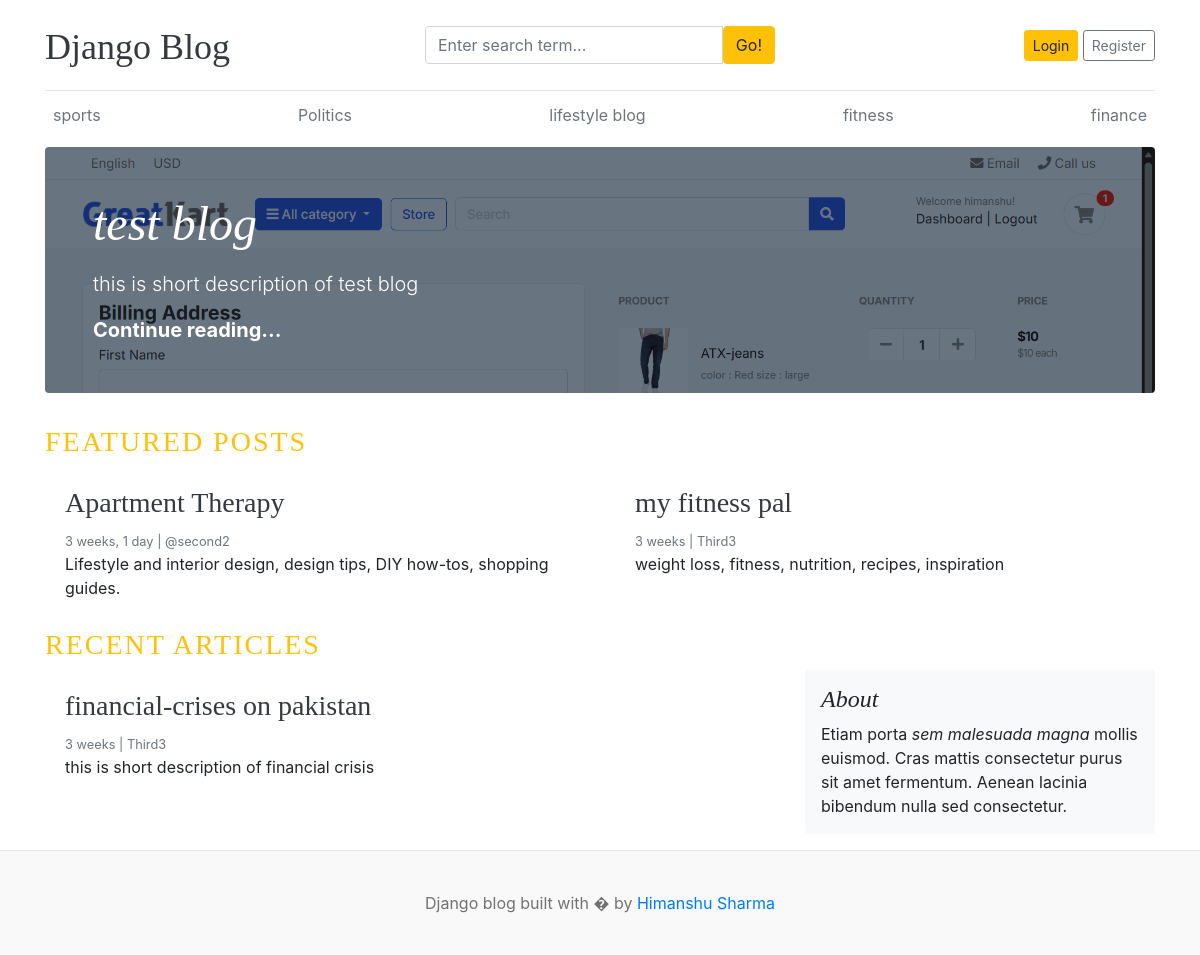
The app's page /, older data.
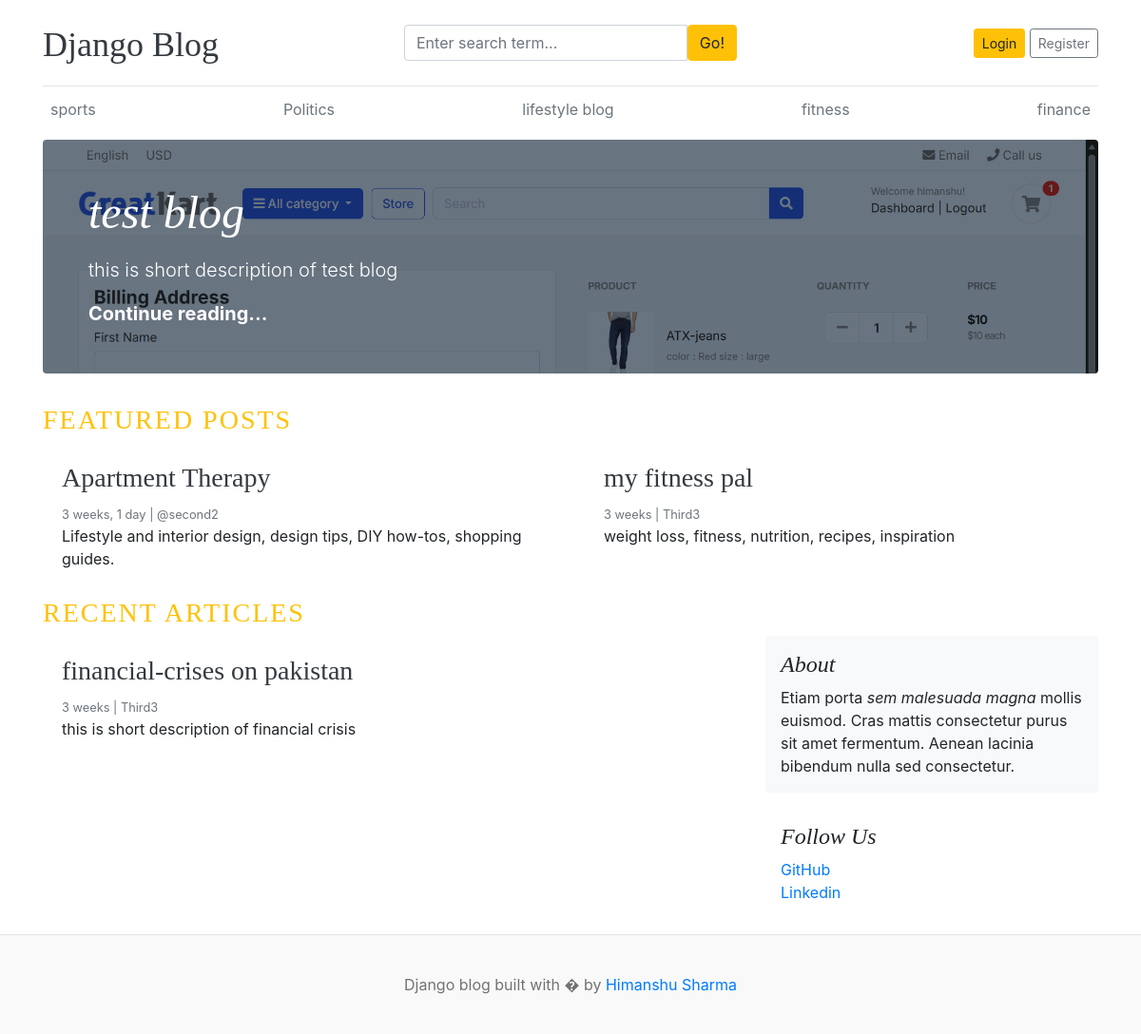
The same page, newer data.
### blogs/models.py (models this page shows, shortened)
class Category(models.Model):
    category_name = models.CharField(max_length=50, unique=True)
    created_at = models.DateTimeField(auto_now_add=True)
    updated_at = models.DateTimeField(auto_now=True)
    class Meta:
        verbose_name_plural = 'categories'

class Blog(models.Model):
    title = models.CharField(max_length=100)
    slug = AutoSlugField(populate_from='title', unique=True, max_length=150)
    category = models.ForeignKey(Category, on_delete=models.CASCADE)
    author = models.ForeignKey(User, on_delete=models.CASCADE)
    featured_image = models.ImageField(upload_to='uploads/%Y/%m/%d')
    short_description = models.TextField(max_length=500)
    blog_body = models.TextField(max_length=2000)
    status = models.CharField(choices=STATUS_CHOICES, default = 'Draft')
    is_featured = models.BooleanField(default = False)
    created_at = models.DateTimeField(auto_now_add=True)
    updated_at = models.DateTimeField(auto_now=True)

### about/models.py (models this page shows, shortened)
class SocialLink(models.Model):
    platform = models.CharField(max_length=25)
    link = models.URLField(max_length=100)
    created_at = models.DateTimeField(auto_now_add=True)
    update_at = models.DateTimeField(auto_now=True)

### blog_main/views.py (the view)
# urls.py: 2. Add a URL to urlpatterns:  path('', views.home, name='home')
def home(request):
    featured_post = Blog.objects.filter(is_featured=True).order_by('-updated_at')
    posts = Blog.objects.filter(is_featured=False, status = 'Published')
    context = {
        'featured_post':featured_post,
        'posts':posts,
    }
    return render(request, 'home.html', context)

### blogs/context_processors.py (called while the page is built)
def get_categories(request):
    categories = Category.objects.all()
    return dict(categories=categories)

def get_social_link(request):
    social_link = SocialLink.objects.all()
    return dict(social_link = social_link )

### templates/home.html
{% extends 'base.html'%}
{% block content %}
{% for featured in featured_post %}
  {% if forloop.first %}
  <div class="jumbotron p-3 p-md-5 text-white rounded bg-dark" style="background-image: url({{featured.featured_image.url}});background-blend-mode: overlay;background-size:cover;">
      <div class="col-md-8 px-0">
        <h1 class="display-4 font-italic">{{featured.title}}</h1>
        <p class="lead my-3">{{featured.short_description}}</p>
        {% if featured.slug %}
        <p class="lead mb-0"><a href="{% url 'blogs' featured.slug %}" class="text-white font-weight-bold">Continue reading...</a></p>
        {% else %}
        <p class="lead mb-0"><a href="#" class="text-white font-weight-bold">Continue reading...</a></p>
        {% endif %}
      </div>
    </div>
  {% endif %}
{% endfor %}
<h3 class='text-uppercase text-warning' style='letter-spacing: 2px;'>Featured Posts</h3>
  <div class="row mb-2">
    {% for post in featured_post %}
    {% if not forloop.first%}
    <div class="col-md-6">
      <div class="card border-0" >
        <div class="card-body">
          {% if post.slug %}
          <h3><a href="{% url 'blogs' post.slug %}" class='text-dark'>{{post.title}}</a></h3>
          {% else %}
          <h3>{{post.title}}</h3>
          {% endif %}
          <small class="mb-1 text-muted">{{post.created_at | timesince}} | {{post.author}}</small>
          <p class="card-text">{{post.short_description | truncatewords:10}}</p>
        </div>
      </div>
    </div>
    {% endif %}
    {% endfor %}
  </div>
  <h3 class='text-uppercase text-warning' style='letter-spacing: 2px;'>Recent Articles</h3>
  <main role="main" class="container p-0">
    <div class="row">
      <div class="col-md-8 blog-main">
        {% for post in posts%}
          <div class="card border-0" >
            <div class="card-body">
                  {% if post.slug %}
                  <h3><a href="{% url 'blogs' post.slug %}" class='text-dark'>{{post.title}}</a></h3>
                  {% else %}
                  <h3>{{post.title}}</h3>
                  {% endif %}
              <small class="mb-1 text-muted">{{post.created_at | timesince}} | {{post.author}}</small>
              <p class="card-text">{{post.short_description}}</p>
            </div>
          </div>
        {% endfor%}
      </div>
      <aside class="col-md-4 blog-sidebar">
        <div class="p-3 mb-3 bg-light rounded">
          <h4 class="font-italic">About</h4>
          <p class="mb-0">Etiam porta <em>sem malesuada magna</em> mollis euismod. Cras mattis consectetur purus sit amet fermentum. Aenean lacinia bibendum nulla sed consectetur.</p>
        </div>
        {% if social_link %}
        <div class="p-3">
          <h4 class="font-italic">Follow Us</h4>
          <ol class="list-unstyled">
            {% for link in social_link %}
            <li><a href="{{link.link}}" target="_blank">{{link.platform}}</a></li>
            {% endfor %}
          </ol>
        </div>
        {% endif %}
      </aside>
    </div>
  </main>
</div>
{% endblock %}

### templates/base.html (shortened to what this page needs)
{% load static%}
<!DOCTYPE html>
<html lang="en">
<head>
    <link href="https://getbootstrap.com/docs/4.0/dist/css/bootstrap.min.css" rel="stylesheet">
    <link href="{% static 'css/blog.css'%}" rel="stylesheet">
    <link rel="stylesheet" href="https://cdnjs.cloudflare.com/ajax/libs/font-awesome/4.7.0/css/font-awesome.min.css">
  </head>
<body>
    <div class="container">
      <header class="blog-header py-3">
        <div class="row flex-nowrap justify-content-between align-items-center">
          <div class="col-4 pt-1">
            <a class="blog-header-logo text-dark" href="/">Django Blog</a>
          </div>
          <div class='col-4'>
            <form action="{% url 'search' %}" method ='GET'>
              <div class="input-group">
                  <input class="form-control" type="text" name='keyword' value="{{keyword}}" placeholder="Enter search term..." aria-label="Enter search term..." aria-describedby="button-search" />
                  <button type='submit' class="btn btn-warning" id="button-search" type="button">Go!</button>
              </div>
            </form>
          </div>
          <div class="col-4 d-flex justify-content-end align-items-center">
            {% if user.is_authenticated %}
              <span><a href="{% url 'dashboard:dashboard' %}">Dashboard</span>
              &emsp;
              <span><a href="{% url 'logout' %}"> Logout</span>
            {% else %}
              <a class="btn btn-sm btn-warning" href="{% url 'login'%}">Login</a> &nbsp;
              <a class="btn btn-sm btn-outline-secondary" href="{% url 'register' %}">Register</a>
            {% endif %}
          </div>
        </div>
      </header>
      <div class="nav-scroller py-1 mb-2">
        <nav class="nav d-flex justify-content-between">
          {% for category in categories %}
          <a class="p-2 text-muted" href="{% url 'posts_by_category' category.id %}">{{category.category_name}}</a>
          {% endfor %}
        </nav>
      </div>
{% block content %}
{% endblock%}
<footer class="blog-footer">
  <p>Django blog built with � by <a href="#">Himanshu Sharma</a></p>
</footer>
</body>
</html>

Row changes from the older to the newer data that the page shows:
added SocialLink: platform "GitHub"
added SocialLink: platform "Linkedin"
Text that changed along with them:
text now shown: "Follow Us"
